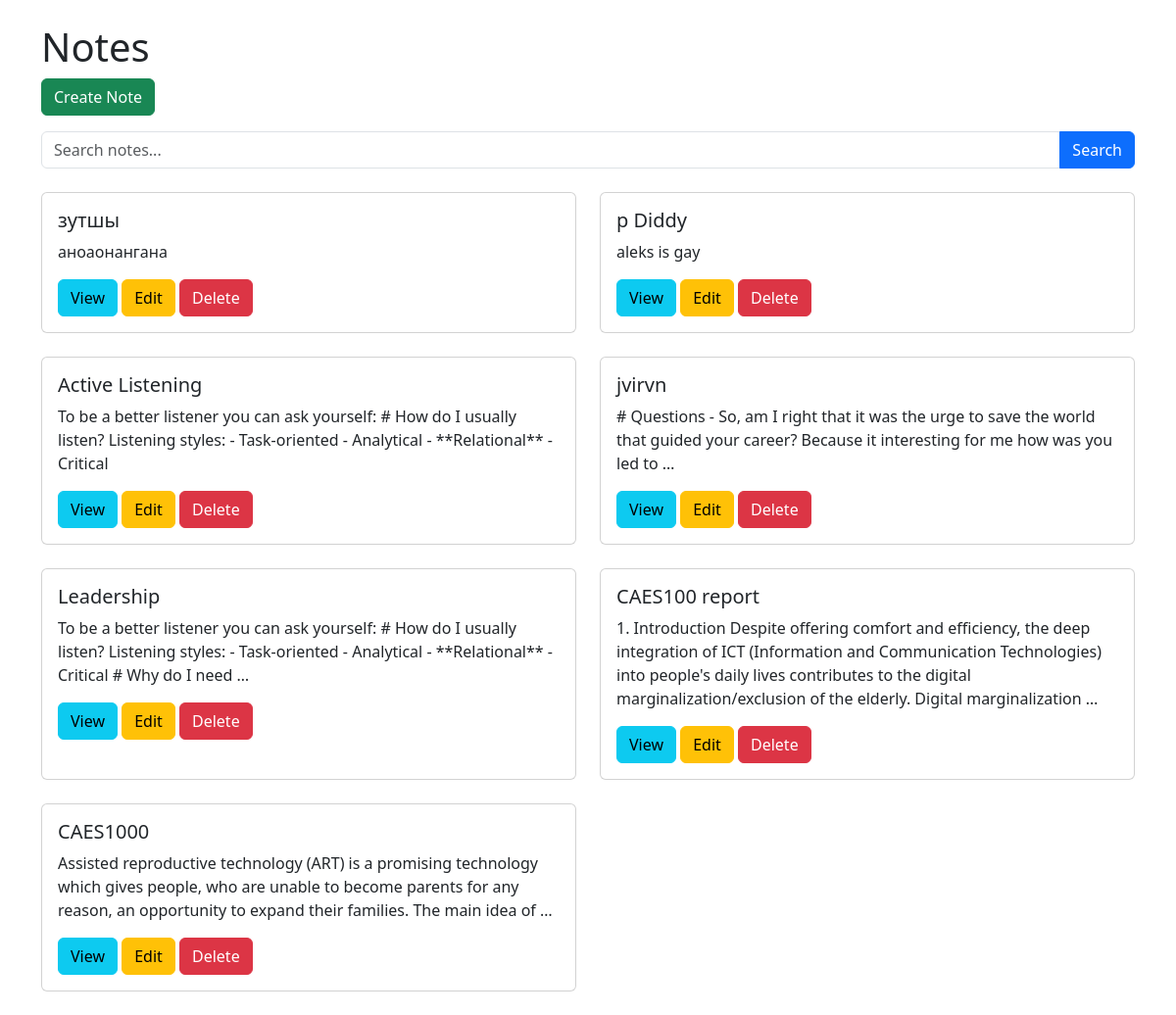
The page / on the database its author committed.
### notes/models.py (models this page shows, shortened)
class Note(models.Model):
    title = models.CharField(max_length=200)
    content = models.TextField()
    created_at = models.DateTimeField(auto_now_add=True)

### notes/views.py (the view)
# urls.py: path('', NoteListView.as_view(), name='index'),
class NoteListView(ListView):
    template_name = 'index.html'
    context_object_name = "notes"
    def get_queryset(self):
        query = self.request.GET.get('q', '').strip()
        if query:
            notes_data = [
                {"id": note.id, "content": note.content}
                for note in Note.objects.all()
            ]
            with tempfile.NamedTemporaryFile(mode='w+', delete=False) as tmp:
                json.dump(notes_data, tmp)
                tmp_path = tmp.name
            project_root = os.path.dirname(settings.BASE_DIR)
            cpp_search_executable = os.path.join(project_root, "cpp_search")
            try:
                output = subprocess.check_output([cpp_search_executable, query, tmp_path], stderr=subprocess.STDOUT)
                print("Raw output from C++ engine:", output.decode('utf-8'))
                results = json.loads(output.decode('utf-8'))
            except Exception as e:
                print("Error in calling C++ engine:", e)
                results = []
            notes_with_snippet = []
            for result in results:
                try:
                    note = Note.objects.get(id=result["id"])
                    note.snippet = result.get("snippet", "")
                    notes_with_snippet.append(note)
                except Note.DoesNotExist:
                    continue
            return notes_with_snippet
        else:
            return Note.objects.all().order_by('-created_at')

### notes/templates/index.html
{% extends "base.html" %}
{% block content %}
<h1>Notes</h1>
<a href="{% url 'notes:create' %}" class="btn btn-success mb-3">Create Note</a>
<form method="GET" action="{% url 'notes:index' %}" class="mb-4">
    <div class="input-group">
        <input type="text" name="q" class="form-control" placeholder="Search notes..." value="{{ request.GET.q }}">
        <button class="btn btn-primary" type="submit">Search</button>
    </div>
</form>
<div class="row">
    {% for note in notes %}
    <div class="col-md-6 mb-4">
        <div class="card h-100">
            <div class="card-body">
                <h5 class="card-title">{{ note.title }}</h5>
                <p class="card-text">{{ note.snippet|default:note.content|truncatewords:30 }}</p>
                <a href="{% url 'notes:detail' note.pk %}" class="btn btn-info">View</a>
                <a href="{% url 'notes:update' note.pk %}" class="btn btn-warning">Edit</a>
                <a href="{% url 'notes:delete' note.pk %}" class="btn btn-danger">Delete</a>
            </div>
        </div>
    </div>
    {% endfor %}
</div>
{% endblock %}

### notes/templates/base.html (shortened to what this page needs)
<!DOCTYPE html>
<html>
<head>
    <link rel="stylesheet" href="https://cdn.jsdelivr.net/npm/bootstrap@5.3.0/dist/css/bootstrap.min.css">
</head>
<body>
<div class="container mt-4">
    {% block content %}{% endblock %}
</div>
</body>
</html>

### rows shown on the page
Note: title "зутшы", snippet "аноаонангана"
Note: title "p Diddy", snippet "aleks is gay"
Note: title "Active Listening", snippet "To be a better listener you can ask yourself: # How do I usually listen? Listening styles: - Task-oriented - Analytical - **Relational** - Critical"
Note: title "jvirvn", snippet "# Questions - So, am I right that it was the urge to save the world that guided your career? Because it interesting for me how was you led to …"
Note: title "Leadership", snippet "To be a better listener you can ask yourself: # How do I usually listen? Listening styles: - Task-oriented - Analytical - **Relational** - Critical # Why do I need …"
Note: title "CAES100 report", snippet "1. Introduction Despite offering comfort and efficiency, the deep integration of ICT (Information and Communication Technologies) into people's daily lives contributes to the digital marginalization/exclusion of the elderly. Digital marginalization …"
Note: title "CAES1000", snippet "Assisted reproductive technology (ART) is a promising technology which gives people, who are unable to become parents for any reason, an opportunity to expand their families. The main idea of …"
